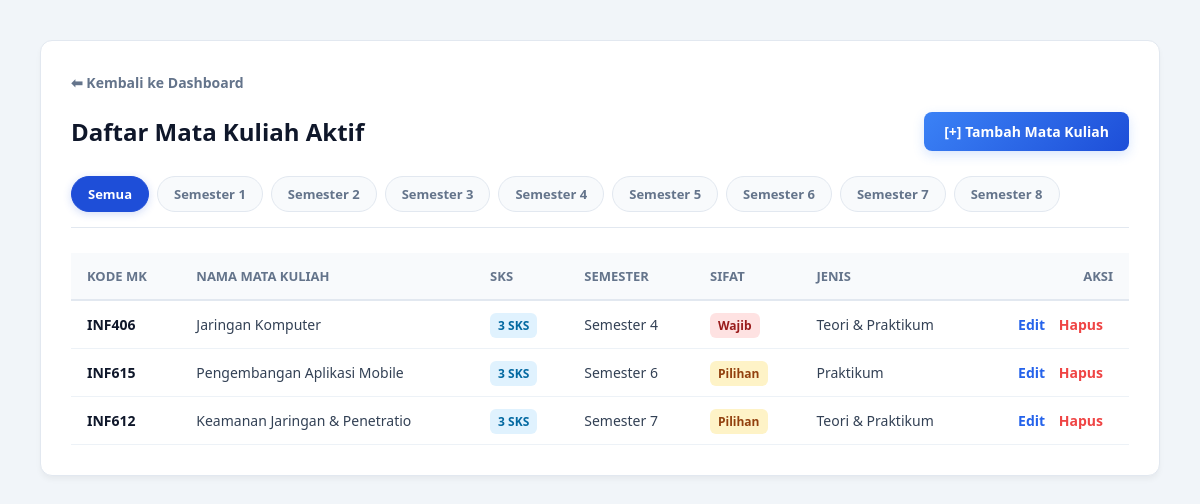
The app's page /Matakuliah/index.php, older data.
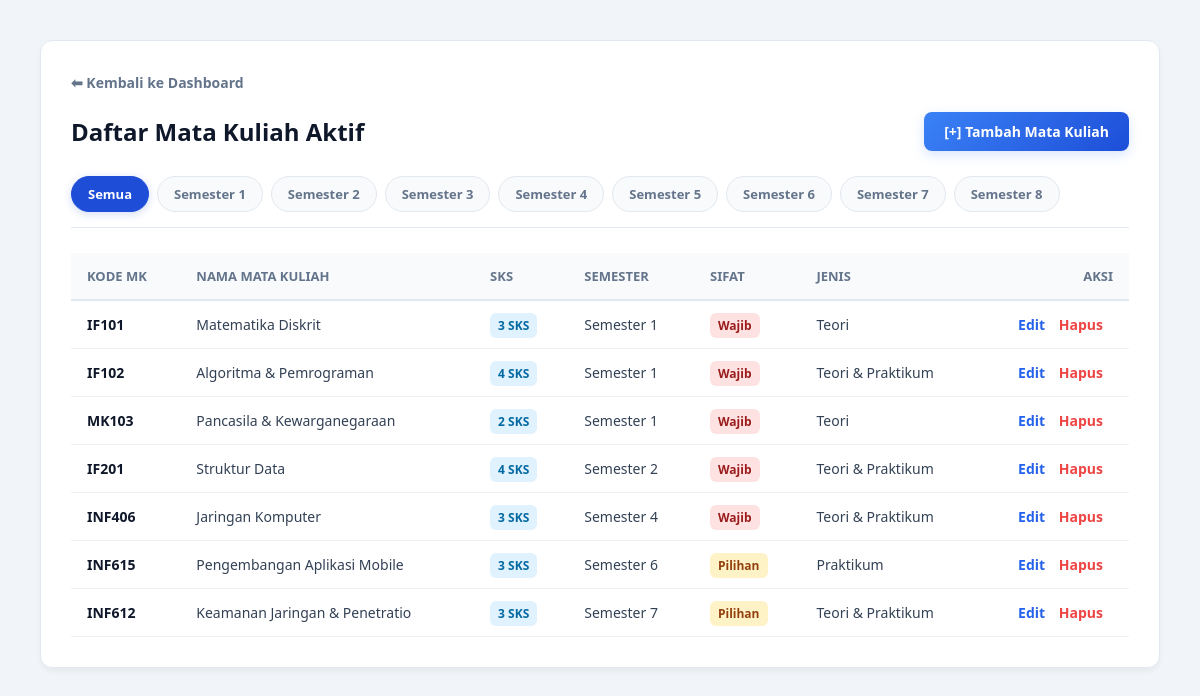
The same page, newer data.
### tables this page shows
CREATE TABLE `matakuliah` (
  `Kode_Matakuliah` varchar(15) NOT NULL,
  `Nama_Matakuliah` varchar(30) NOT NULL,
  `SKS` int(11) NOT NULL,
  `semester` int(11) NOT NULL,
  `Sifat_Matakuliah` varchar(20) DEFAULT NULL,
  `Jenis_Matakuliah` varchar(30) DEFAULT NULL
);

### Matakuliah/index.php (the view, shortened to what this page needs)
<?php
include '../koneksi.php';
$semester_terpilih = isset($_GET['semester']) ? $_GET['semester'] : 'semua';
if ($semester_terpilih == 'semua') {
    $query = mysqli_query($koneksi, "SELECT * FROM matakuliah ORDER BY semester ASC, Kode_Matakuliah ASC");
} else {
    $sem_int = intval($semester_terpilih);
    $query = mysqli_query($koneksi, "SELECT * FROM matakuliah WHERE semester = $sem_int ORDER BY Kode_Matakuliah ASC");
}
?>
<!DOCTYPE html>
<html lang="id">
    <head>
    </head>
    <body>
        <div class="container">
            <a href="../dashboard.php" class="btn-back">⬅ Kembali ke Dashboard</a>
            <div class="header-section">
                <h2>Daftar Mata Kuliah Aktif</h2>
                <a href="tambah.php" class="btn-add">[+] Tambah Mata Kuliah</a>
            </div>
            <div class="filter-container">
                <a href="index.php?semester=semua" class="filter-tab <?= ($semester_terpilled_atau_aktif == 'semua' || $semester_terpilih == 'semua') ? 'active' : ''; ?>">Semua</a>
                <?php for($s = 1; $s <= 8; $s++) { ?>
                    <a href="index.php?semester=<?= $s; ?>" class="filter-tab <?= ($semester_terpilih == $s) ? 'active' : ''; ?>">Semester <?= $s; ?></a>
                <?php } ?>
            </div>
            <table>
                <thead>
                    <tr>
                        <th>Kode MK</th>
                        <th>Nama Mata Kuliah</th>
                        <th>SKS</th>
                        <th>Semester</th>
                        <th>Sifat</th>
                        <th>Jenis</th>
                        <th style="text-align: right;">Aksi</th>
                    </tr>
                </thead>
                <tbody>
                    <?php
                    if (mysqli_num_rows($query) > 0) {
                        while($row = mysqli_fetch_array($query)) {
                    ?>
                    <tr>
                        <td style="font-weight: 600; color: #0f172a;"><?= $row['Kode_Matakuliah']; ?></td>
                        <td><?= $row['Nama_Matakuliah']; ?></td>
                        <td><span class="badge badge-sks"><?= $row['SKS']; ?> SKS</span></td>
                        <td>Semester <?= $row['semester']; ?></td>
                        <td>
                            <?php if($row['Sifat_Matakuliah'] == 'Wajib') { ?>
                                <span class="badge badge-wajib">Wajib</span>
                            <?php } else if($row['Sifat_Matakuliah'] == 'Pilihan') { ?>
                                <span class="badge badge-pilihan">Pilihan</span>
                            <?php } else { ?>
                                <span style="color: #94a3b8;">-</span>
                            <?php } ?>
                        </td>
                        <td><?= $row['Jenis_Matakuliah'] ?: '<span style="color: #94a3b8;">-</span>'; ?></td>
                        <td class="action-links" style="text-align: right; white-space: nowrap;">
                            <a href="tambah.php?kode=<?= $row['Kode_Matakuliah']; ?>" class="link-edit">Edit</a>
                            <a href="hapus.php?kode=<?= $row['Kode_Matakuliah']; ?>" class="link-hapus" onclick="return confirm('Yakin ingin menghapus?')">Hapus</a>
                        </td>
                    </tr>
                    <?php
                        }
                    } else {
                    ?>
                    <tr>
                        <td colspan="7" class="empty-state">Tidak ada mata kuliah di Semester <?= htmlspecialchars($semester_terpilih); ?>.</td>
                    </tr>
                    <?php } ?>
                </tbody>
            </table>
        </div>
    </body>
</html>

Row changes from the older to the newer data that the page shows:
added matakuliah: Kode_Matakuliah "IF101", Nama_Matakuliah "Matematika Diskrit", SKS "3", semester "1", Sifat_Matakuliah "Wajib", Jenis_Matakuliah "Teori"
added matakuliah: Kode_Matakuliah "IF102", Nama_Matakuliah "Algoritma & Pemrograman", SKS "4", semester "1", Sifat_Matakuliah "Wajib", Jenis_Matakuliah "Teori & Praktikum"
added matakuliah: Kode_Matakuliah "MK103", Nama_Matakuliah "Pancasila & Kewarganegaraan", SKS "2", semester "1", Sifat_Matakuliah "Wajib", Jenis_Matakuliah "Teori"
added matakuliah: Kode_Matakuliah "IF201", Nama_Matakuliah "Struktur Data", SKS "4", semester "2", Sifat_Matakuliah "Wajib", Jenis_Matakuliah "Teori & Praktikum"
